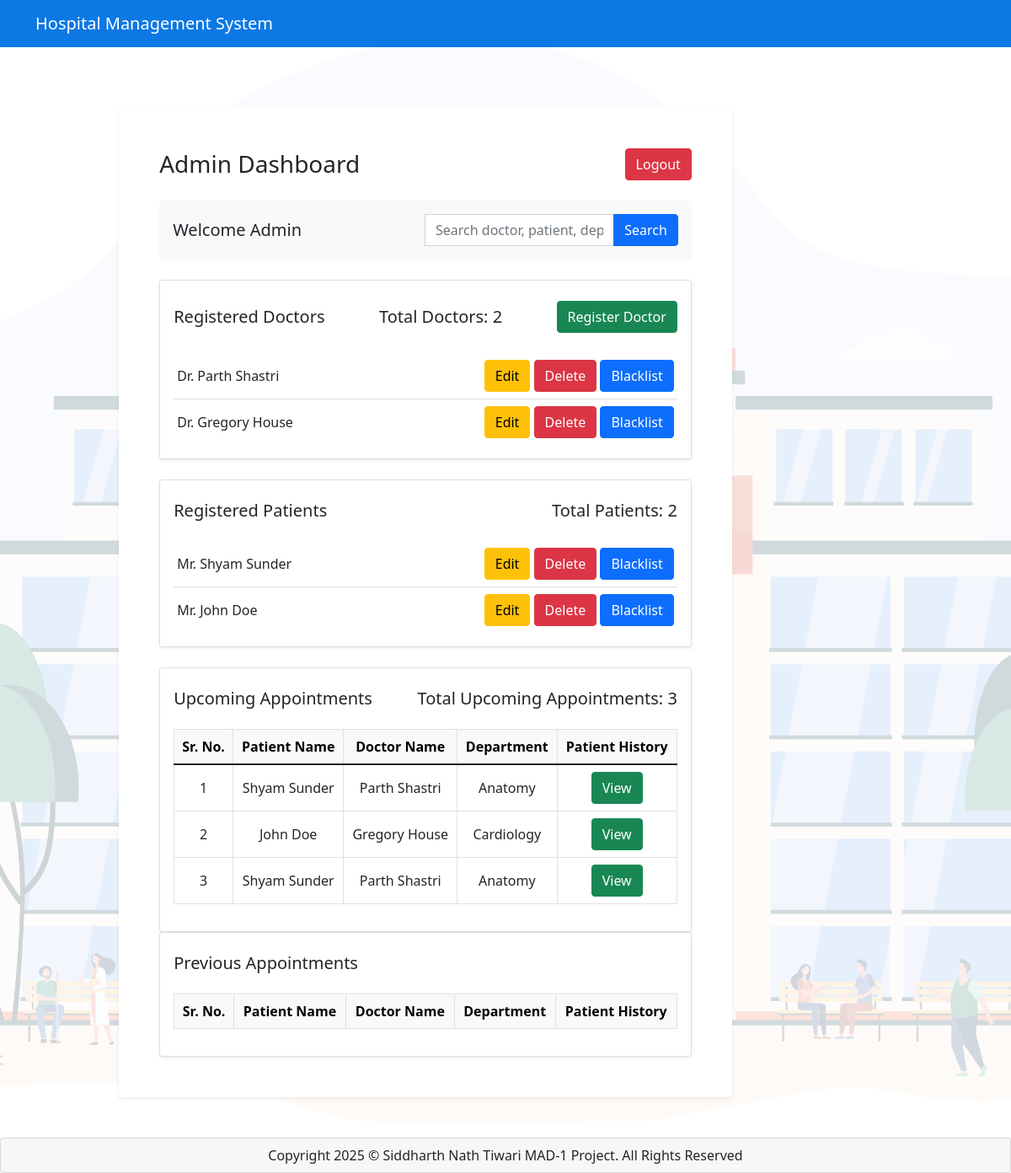
The app's page /admin/dashboard (signed in) with its own data.
### HMS/models.py (models this page shows, shortened)
class Doctor(db.Model, UserMixin):
    __tablename__ ='doctor'
    id = db.Column(db.Integer , primary_key =True)
    password = db.Column(db.String(100), nullable= False)
    fname = db.Column(db.String(100), nullable=False)
    lname = db.Column(db.String(100), nullable=True)
    email = db.Column(db.String(100),unique=True,nullable =False)
    phone = db.Column(db.String(10), nullable =False)
    experience = db.Column(db.Text, nullable = False)
    description = db.Column(db.Text )
    specialization_id = db.Column(db.Integer,db.ForeignKey('department.id'), nullable= False)
    blacklisted = db.Column(db.Boolean, default=False)
    specialization = db.relationship('Department', backref='doctors', lazy=True)
    availability = db.relationship('Availability', backref ='doctor', lazy=True,cascade="all, delete-orphan")
    appointments= db.relationship('Appointment', backref= 'doctor', lazy=True, cascade="all, delete-orphan")

class Patient(db.Model, UserMixin) :
    __tablename__ = 'patient'
    id = db.Column(db.Integer , primary_key =True)
    password = db.Column(db.String(200), nullable=False)
    fname = db.Column(db.String(100), nullable=False)
    lname = db.Column(db.String(100), nullable=True)
    age = db.Column(db.Integer , nullable= False)
    gender = db.Column(db.String(10), nullable=False)
    email = db.Column(db.String(100), nullable =False)
    phone = db.Column(db.String(10), nullable =False)
    blacklisted = db.Column(db.Boolean, default=False)
    appointments =db.relationship('Appointment', backref ='patient', lazy=True, cascade="all, delete-orphan")

class Department(db.Model):
    __tablename__ = 'department'
    id = db.Column(db.Integer, primary_key =True)
    name = db.Column(db.String(40), nullable = False)
    description = db.Column(db.Text, nullable = False)

### HMS/admin.py (the view, shortened to what this page needs)
@admin.route("/dashboard", methods=["GET"])
@admin_required
def dashboard():
    form = SearchForm()
    appointments = Appointment.query.all()
    upcoming_details = []
    previous_details = []
    for appointment in appointments:
        if appointment.status == "Booked":
            upcoming_details.append({
                "id": appointment.id,
                'patient_id': appointment.patient_id,
                "patient_name": appointment.patient.fname + " " + appointment.patient.lname,
                "doctor_name": appointment.doctor.fname + " " + appointment.doctor.lname,
                "department": appointment.doctor.specialization.name
            })
    patients = Patient.query.all()
    doctors = Doctor.query.all()
    return render_template("admin/dashboard.html", title='Dashboard', upcoming_details=upcoming_details, previous_details=previous_details, patients=patients, doctors=doctors, form=form)

### HMS/forms.py
class SearchForm(FlaskForm):
    value = StringField('Search', validators=[DataRequired()])
    submit = SubmitField('Search')

### HMS/__init__.py (called while the page is built)
@login_manager.user_loader
def load_user(string_user_id):
    if not string_user_id or '-' not in string_user_id:
        return None
    try:
        user_type, user_id = string_user_id.split('-')
        user_id = int(user_id)
    except ValueError:
        return None
    if user_type == 'admin':
        return Admin.query.get(user_id)
    elif user_type == 'patient':
        return Patient.query.get(user_id)
    elif user_type == 'doctor':
        return Doctor.query.get(user_id)
    return None

### HMS/templates/admin/dashboard.html (shortened to what this page needs)
{% extends "base.html" %}
{% block content %}
<div class="container my-5">
    <div class="row">
        <div class="col-lg-10 mx-auto">
            <div class="bg-white p-4 p-md-5 rounded shadow-sm">
                <div class="d-flex justify-content-between align-items-center mb-4">
                    <h2 class="h3 mb-0">Admin Dashboard</h2>
                    {% if current_user.is_authenticated %}
                        <a class="btn btn-danger" href="{{ url_for('admin.logout') }}">Logout</a>
                    {% endif %}
                </div>
                <div class="d-flex justify-content-between align-items-center mb-4 p-3 bg-light rounded">
                    <h3 class="h5 mb-0">Welcome Admin</h3>
                    <form method="POST" action="{{ url_for('admin.search') }}" class="w-50" novalidate>
                        <div class="input-group">
                            {% if form.value.errors %}
                                {{ form.value(class="form-control is-invalid", placeholder="Search...") }}
                            {% else %}
                                {{ form.value(class="form-control", placeholder="Search doctor, patient, department...") }}
                            {% endif %}
                            {{ form.submit(class="btn btn-primary") }}
                        </div>
                    </form>
                </div>
                <div class="card border-light-subtle shadow-sm mb-4">
                    <div class="card-header bg-white border-0 pt-4 d-flex justify-content-between align-items-center">
                        <h3 class="h5 mb-0">Registered Doctors</h3>
                        <h4 class="h5 mb-0">Total Doctors: {{ doctors|length }}</h4>
                        <a class="btn btn-success" href="{{ url_for('admin.register_doctor') }}">Register Doctor</a>
                    </div>
                    <div class="card-body">
                        <ul class="list-group list-group-flush">
                            {% for doctor in doctors %}
                                <li class="list-group-item d-flex justify-content-between align-items-center px-1">
                                    <span>Dr. {{ doctor.fname }} {{ doctor.lname }}</span>
                                    <div>
                                        <a href="{{ url_for('admin.update_doctor', doctor_id=doctor.id) }}" class="btn btn-warning ">Edit</a>
                                        <a class="btn btn-danger" href="{{ url_for('admin.delete', id=doctor.id, role='doctor') }}">Delete</a>
                                        {% if doctor.blacklisted %}
                                            <a class="btn btn-secondary" href="{{ url_for('admin.blacklist', id=doctor.id, role='doctor') }}">Blacklisted</a>
                                        {% else %}
                                            <a class="btn btn-primary" href="{{ url_for('admin.blacklist', id=doctor.id, role='doctor') }}">Blacklist</a>
                                        {% endif %}
                                    </div>
                                </li>
                            {% endfor %}
                        </ul>
                    </div>
                </div>
                <div class="card border-light-subtle shadow-sm mb-4">
                    <div class="card-header bg-white border-0 pt-4 d-flex justify-content-between align-items-center">
                        <h3 class="h5 mb-0">Registered Patients</h3>
                        <h4 class="h5 mb-0">Total Patients: {{ patients|length }}</h4>
                    </div>
                    <div class="card-body">
                        <ul class="list-group list-group-flush">
                            {% for patient in patients %}
                                <li class="list-group-item d-flex justify-content-between align-items-center px-1">
                                    {% if patient.gender == 'Male' or patient.gender == 'male' %}
                                        <span>Mr. {{ patient.fname }} {{ patient.lname }}</span>
                                    {% elif patient.gender == 'Female' or patient.gender == 'female' %}
                                        <span>Ms. {{ patient.fname }} {{ patient.lname }}</span>
                                    {% else %}
                                        <span>{{ patient.fname }} {{ patient.lname }}</span>
                                    {% endif %}
                                    <div>
                                        <a href="{{ url_for('admin.update_patient', patient_id=patient.id) }}" class="btn btn-warning ">Edit</a>
                                        <a class="btn btn-danger" href="{{ url_for('admin.delete', id=patient.id, role="patient")}}">Delete</a>
                                        {% if patient.blacklisted %}
                                            <a class="btn btn-secondary" href="{{ url_for('admin.blacklist', id=patient.id, role='patient') }}">Blacklisted</a>
                                        {% else %}
                                            <a class="btn btn-primary" href="{{ url_for('admin.blacklist', id=patient.id, role='patient') }}">Blacklist</a>
                                        {% endif %}
                                    </div>
                                </li>
                            {% endfor %}
                        </ul>
                    </div>
                </div>
                <div class="card border-light-subtle shadow-sm">
                    <div class="card-header bg-white border-0 pt-4 d-flex justify-content-between align-items-center">
                        <h3 class="h5 mb-0">Upcoming Appointments</h3>
                        <h4 class="h5 mb-0">Total Upcoming Appointments: {{ upcoming_details|length }}</h4>
                    </div>
                    <div class="card-body">
                        <div class="table-responsive">
                            <table class="table table-bordered table-hover text-center align-middle">
                                <thead class="table-light">
                                    <tr>
                                        <th>Sr. No.</th>
                                        <th>Patient Name</th>
                                        <th>Doctor Name</th>
                                        <th>Department</th>
                                        <th>Patient History</th>
                                    </tr>
                                </thead>
                                <tbody>
                                    {% for appointment in upcoming_details %}
                                    <tr>
                                        <td>{{ loop.index }}</td>
                                        <td>{{ appointment.patient_name }}</td>
                                        <td>{{ appointment.doctor_name }}</td>
                                        <td>{{ appointment.department }}</td>
                                        <td>
                                            <a class="btn btn-success" href="{{ url_for('admin.view', appointment_id=appointment.id) }}">View</a>
                                        </td>
                                    </tr>
                                    {% endfor %}
                                    </tbody>
                            </table>
                        </div>
                    </div>
                </div>
            <div class="card border-light-subtle shadow-sm">
                    <div class="card-header bg-white border-0 pt-4">
                        <h3 class="h5 mb-0">Previous Appointments</h3>
                    </div>
                    <div class="card-body">
                        <div class="table-responsive">
                            <table class="table table-bordered table-hover text-center align-middle">
                                <thead class="table-light">
                                    <tr>
                                        <th>Sr. No.</th>
                                        <th>Patient Name</th>
                                        <th>Doctor Name</th>
                                        <th>Department</th>
                                        <th>Patient History</th>
                                    </tr>
                                </thead>
                            </table>
                        </div>
                    </div>
                </div>
            </div> </div>
{% endblock %}

### HMS/templates/base.html (shortened to what this page needs)
<!DOCTYPE html>
<html lang="en">
<head>
    <link href="https://cdn.jsdelivr.net/npm/bootstrap@5.1.3/dist/css/bootstrap.min.css" rel="stylesheet">
</head>
<body>
    <header class="site-header">
      <nav class="navbar navbar-expand-md navbar-dark bg-steel fixed-top" style="background-color: #0c78e4;">
        <div class="container">
          <a class="navbar-brand mr-4" href="/">Hospital Management System</a>
        </div>
      </nav>
    </header>
    <main role="main" class="container" style="margin-top: 80px;">
      <div class="row">
        <div class="col-md-10">
          {% block content %}{% endblock %}
        </div>
      </div>
    </main>
    <div class=" card text-center card-footer text-body-secondary">
      Copyright 2025 © Siddharth Nath Tiwari MAD-1 Project. All Rights Reserved
    </div>
  </body>
</html>

### HMS/templates/base.html (style rules this page uses)
body { background-image: url('/static/hospital-bg.jpg'); background-position: center center; background-repeat: no-repeat; background-size: cover; background-attachment: fixed; background-color: rgba(255, 255, 255, 0.8); background-blend-mode: overlay; }

### records on screen
Doctor: fname "Parth", lname "Shastri"
Doctor: fname "Gregory", lname "House"
Patient: fname "Shyam", lname "Sunder"
Patient: fname "John", lname "Doe"
Department: patient_name "Shyam Sunder", doctor_name "Parth Shastri", department "Anatomy"
Department: patient_name "John Doe", doctor_name "Gregory House", department "Cardiology"

### other values on screen
{{ doctors|length }} "2"
{{ patients|length }} "2"
{{ upcoming_details|length }} "3"
